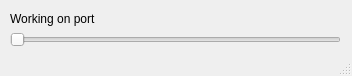
<?xml version="1.0" encoding="UTF-8"?>
<ui version="4.0">
 <class>MainWindow</class>
 <widget class="QMainWindow" name="MainWindow">
  <property name="geometry">
   <rect>
    <x>0</x>
    <y>0</y>
    <width>352</width>
    <height>76</height>
   </rect>
  </property>
  <property name="windowTitle">
   <string>MainWindow</string>
  </property>
  <widget class="QWidget" name="centralwidget">
   <widget class="QLabel" name="portLabel">
    <property name="geometry">
     <rect>
      <x>10</x>
      <y>10</y>
      <width>221</width>
      <height>17</height>
     </rect>
    </property>
    <property name="text">
     <string>Working on port </string>
    </property>
   </widget>
   <widget class="QSlider" name="sensorRegValueSldr">
    <property name="geometry">
     <rect>
      <x>10</x>
      <y>30</y>
      <width>331</width>
      <height>19</height>
     </rect>
    </property>
    <property name="orientation">
     <enum>Qt::Horizontal</enum>
    </property>
   </widget>
   <widget class="QLabel" name="regValueOutput">
    <property name="geometry">
     <rect>
      <x>250</x>
      <y>10</y>
      <width>91</width>
      <height>16</height>
     </rect>
    </property>
    <property name="text">
     <string/>
    </property>
   </widget>
  </widget>
  <widget class="QStatusBar" name="statusbar"/>
 </widget>
 <resources/>
 <connections/>
</ui>
